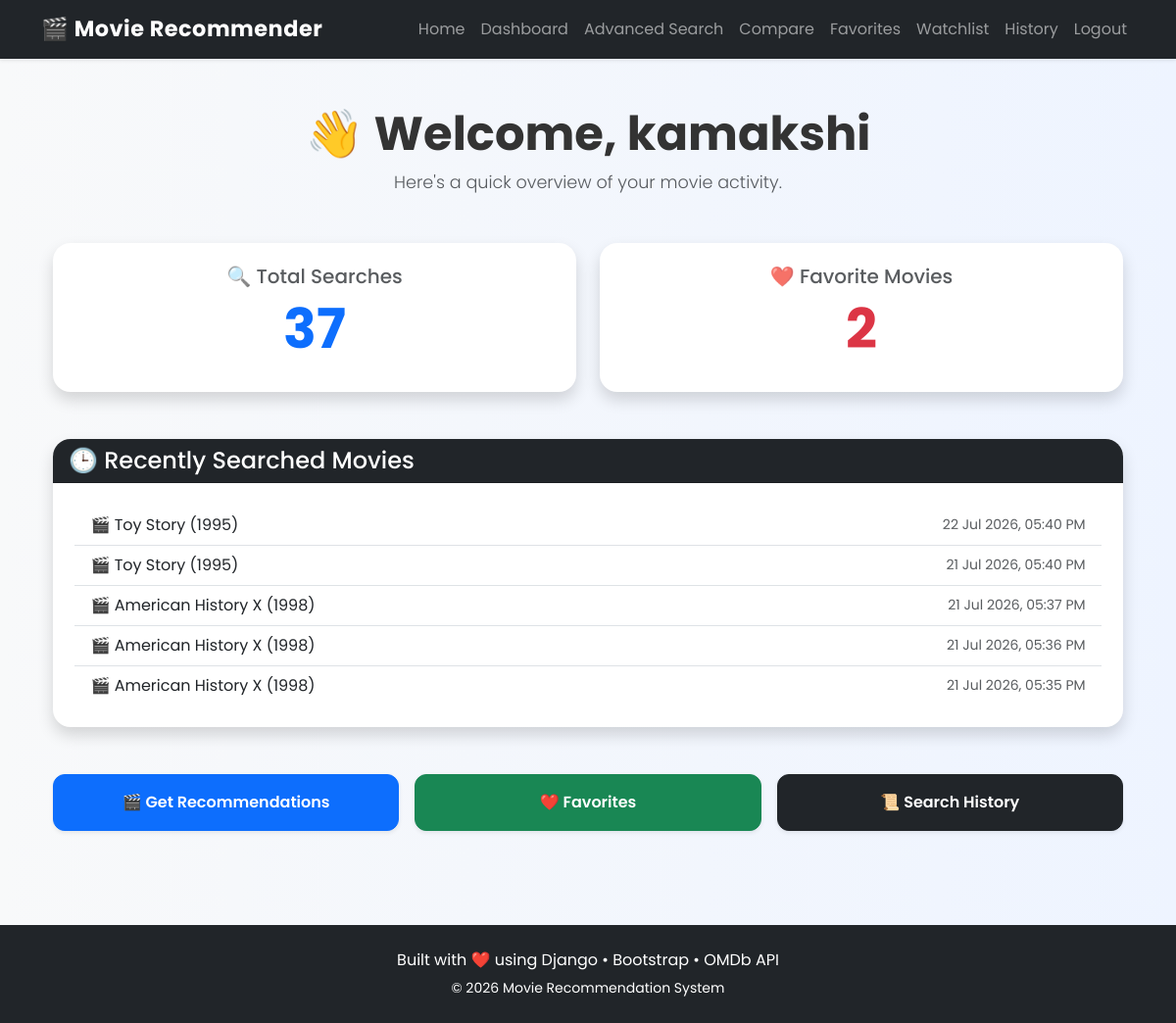
Page /dashboard/ (signed in) on the earlier database version.
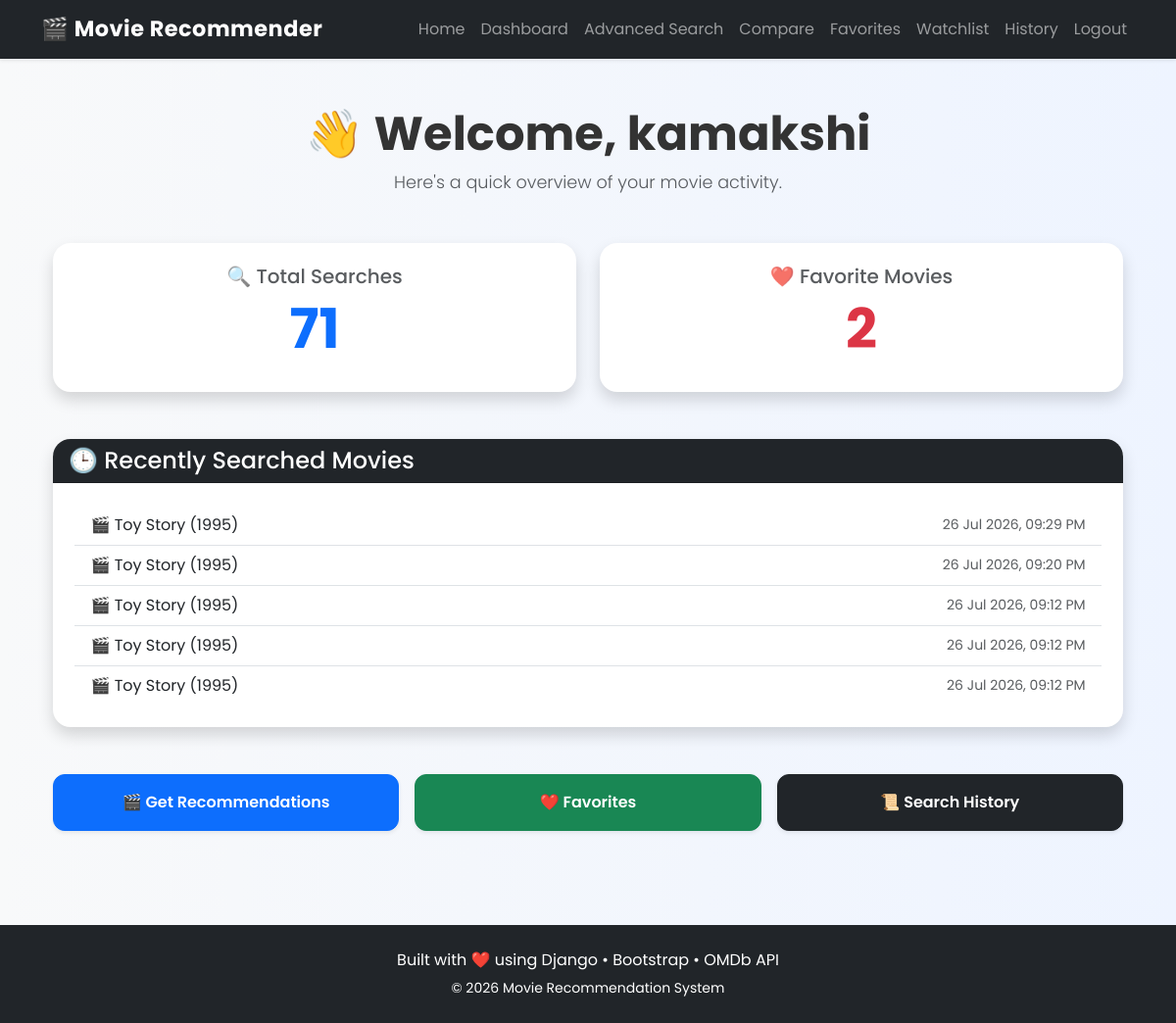
Same page on the later database version.
### movies/models.py (models this page shows, shortened)
class SearchHistory(models.Model):
    user = models.ForeignKey(User, on_delete=models.CASCADE)
    movie_title = models.CharField(max_length=255)
    searched_at = models.DateTimeField(auto_now_add=True)

### movies/views.py (the view)
@login_required
def dashboard(request):
    total_searches = SearchHistory.objects.filter(
        user=request.user
    ).count()
    total_favorites = FavoriteMovie.objects.filter(
        user=request.user
    ).count()
    recent_movies = SearchHistory.objects.filter(
        user=request.user
    ).order_by("-searched_at")[:5]
    return render(
        request,
        "dashboard.html",
        {
            "total_searches": total_searches,
            "total_favorites": total_favorites,
            "recent_movies": recent_movies,
        },
    )

### templates/dashboard.html
{% extends 'base.html' %}
{% block content %}
<div class="container">
    <div class="text-center mb-5">
        <h1 class="display-5 fw-bold">
            👋 Welcome, {{ user.username }}
        </h1>
        <p class="lead text-muted">
            Here's a quick overview of your movie activity.
        </p>
    </div>
    <div class="row g-4 mb-5">
        <div class="col-md-6">
            <div class="card border-0 shadow h-100">
                <div class="card-body text-center">
                    <h5 class="text-muted">
                        🔍 Total Searches
                    </h5>
                    <h1 class="display-4 fw-bold text-primary">
                        {{ total_searches }}
                    </h1>
                </div>
            </div>
        </div>
        <div class="col-md-6">
            <div class="card border-0 shadow h-100">
                <div class="card-body text-center">
                    <h5 class="text-muted">
                        ❤️ Favorite Movies
                    </h5>
                    <h1 class="display-4 fw-bold text-danger">
                        {{ total_favorites }}
                    </h1>
                </div>
            </div>
        </div>
    </div>
    <div class="card border-0 shadow mb-5">
        <div class="card-header bg-dark text-white">
            <h4 class="mb-0">
                🕒 Recently Searched Movies
            </h4>
        </div>
        <div class="card-body">
            {% if recent_movies %}
                <ul class="list-group list-group-flush">
                    {% for movie in recent_movies %}
                    <li class="list-group-item d-flex justify-content-between align-items-center">
                        <span>
                            🎬 {{ movie.movie_title }}
                        </span>
                        <small class="text-muted">
                            {{ movie.searched_at|date:"d M Y, h:i A" }}
                        </small>
                    </li>
                    {% endfor %}
                </ul>
            {% else %}
                <p class="text-muted mb-0">
                    No recent searches found.
                </p>
            {% endif %}
        </div>
    </div>
    <div class="row g-3">
        <div class="col-md-4">
            <a href="/"
               class="btn btn-primary w-100 py-3 shadow-sm">
                🎬 Get Recommendations
            </a>
        </div>
        <div class="col-md-4">
            <a href="{% url 'favorites' %}"
               class="btn btn-success w-100 py-3 shadow-sm">
                ❤️ Favorites
            </a>
        </div>
        <div class="col-md-4">
            <a href="{% url 'search_history' %}"
               class="btn btn-dark w-100 py-3 shadow-sm">
                📜 Search History
            </a>
        </div>
    </div>
</div>
{% endblock %}

Differences in the rows shown:
no longer on this page (row unchanged): SearchHistory: movie_title "Toy Story (1995)", searched_at "22 Jul 2026, 05:40 PM"
no longer on this page (row unchanged): SearchHistory: movie_title "Toy Story (1995)", searched_at "21 Jul 2026, 05:40 PM"
no longer on this page (row unchanged): SearchHistory: movie_title "American History X (1998)", searched_at "21 Jul 2026, 05:37 PM"
no longer on this page (row unchanged): SearchHistory: movie_title "American History X (1998)", searched_at "21 Jul 2026, 05:36 PM"
no longer on this page (row unchanged): SearchHistory: movie_title "American History X (1998)", searched_at "21 Jul 2026, 05:35 PM"
added SearchHistory: movie_title "Toy Story (1995)", searched_at "26 Jul 2026, 09:29 PM"
added SearchHistory: movie_title "Toy Story (1995)", searched_at "26 Jul 2026, 09:20 PM"
added SearchHistory: movie_title "Toy Story (1995)", searched_at "26 Jul 2026, 09:12 PM"
added SearchHistory: movie_title "Toy Story (1995)", searched_at "26 Jul 2026, 09:12 PM"
added SearchHistory: movie_title "Toy Story (1995)", searched_at "26 Jul 2026, 09:12 PM"
Other differences:
{{ total_searches }}: "37" → "71"
